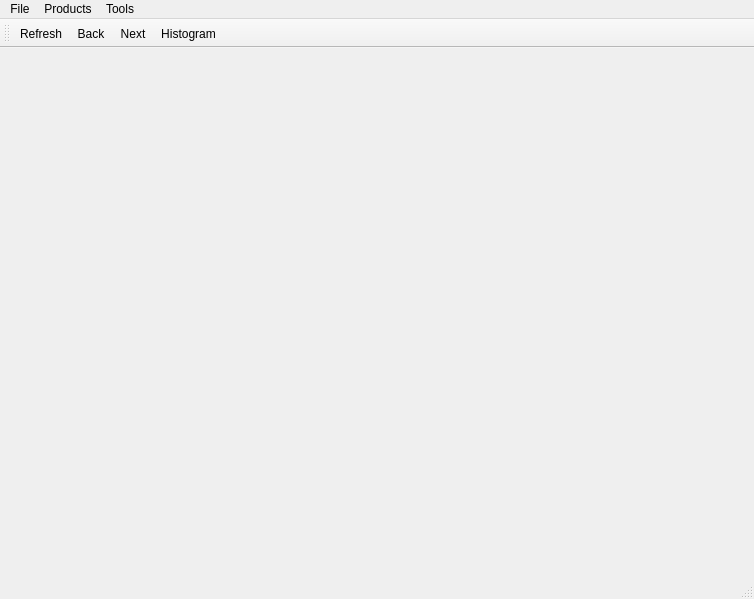
<?xml version="1.0" encoding="UTF-8"?>
<ui version="4.0">
 <class>MainWindow</class>
 <widget class="QMainWindow" name="MainWindow">
  <property name="geometry">
   <rect>
    <x>0</x>
    <y>0</y>
    <width>754</width>
    <height>599</height>
   </rect>
  </property>
  <property name="windowTitle">
   <string>Google API Shopping Client</string>
  </property>
  <widget class="QWidget" name="centralWidget"/>
  <widget class="QMenuBar" name="menuBar">
   <property name="geometry">
    <rect>
     <x>0</x>
     <y>0</y>
     <width>754</width>
     <height>21</height>
    </rect>
   </property>
   <widget class="QMenu" name="menuFile">
    <property name="title">
     <string>File</string>
    </property>
    <addaction name="actionExit"/>
   </widget>
   <widget class="QMenu" name="menuProducts">
    <property name="title">
     <string>Products</string>
    </property>
    <addaction name="actionLoad_list"/>
    <addaction name="actionShow_details"/>
   </widget>
   <widget class="QMenu" name="menuTools">
    <property name="title">
     <string>Tools</string>
    </property>
    <addaction name="actionRefresh"/>
    <addaction name="actionNext"/>
    <addaction name="actionBack"/>
    <addaction name="actionHistogram"/>
   </widget>
   <addaction name="menuFile"/>
   <addaction name="menuProducts"/>
   <addaction name="menuTools"/>
  </widget>
  <widget class="QToolBar" name="mainToolBar">
   <attribute name="toolBarArea">
    <enum>TopToolBarArea</enum>
   </attribute>
   <attribute name="toolBarBreak">
    <bool>false</bool>
   </attribute>
   <addaction name="actionRefresh"/>
   <addaction name="actionBack"/>
   <addaction name="actionNext"/>
   <addaction name="actionHistogram"/>
  </widget>
  <widget class="QStatusBar" name="statusBar"/>
  <action name="actionLogin">
   <property name="text">
    <string>Login</string>
   </property>
  </action>
  <action name="actionExit">
   <property name="icon">
    <iconset resource="resource.qrc">
     <normaloff>:/images/images/exit.png</normaloff>:/images/images/exit.png</iconset>
   </property>
   <property name="text">
    <string>Exit</string>
   </property>
  </action>
  <action name="actionLoad_list">
   <property name="icon">
    <iconset resource="resource.qrc">
     <normaloff>:/images/images/searchfind.png</normaloff>:/images/images/searchfind.png</iconset>
   </property>
   <property name="text">
    <string>Load list</string>
   </property>
  </action>
  <action name="actionShow_details">
   <property name="icon">
    <iconset resource="resource.qrc">
     <normaloff>:/images/images/details.png</normaloff>:/images/images/details.png</iconset>
   </property>
   <property name="text">
    <string>Show details</string>
   </property>
  </action>
  <action name="actionRefresh">
   <property name="icon">
    <iconset resource="resource.qrc">
     <normaloff>:/images/images/refresh.png</normaloff>:/images/images/refresh.png</iconset>
   </property>
   <property name="text">
    <string>Refresh</string>
   </property>
  </action>
  <action name="actionNext">
   <property name="icon">
    <iconset resource="resource.qrc">
     <normaloff>:/images/images/next.png</normaloff>:/images/images/next.png</iconset>
   </property>
   <property name="text">
    <string>Next</string>
   </property>
  </action>
  <action name="actionBack">
   <property name="icon">
    <iconset resource="resource.qrc">
     <normaloff>:/images/images/prev.png</normaloff>:/images/images/prev.png</iconset>
   </property>
   <property name="text">
    <string>Back</string>
   </property>
  </action>
  <action name="actionHistogram">
   <property name="icon">
    <iconset resource="resource.qrc">
     <normaloff>:/images/images/histogram.png</normaloff>:/images/images/histogram.png</iconset>
   </property>
   <property name="text">
    <string>Histogram</string>
   </property>
  </action>
 </widget>
 <layoutdefault spacing="6" margin="11"/>
 <resources>
  <include location="resource.qrc"/>
 </resources>
 <connections/>
</ui>
